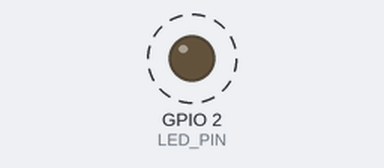
Bench run of a sketch on a simulated ESP32-S3. Shown: output pins drawn as LEDs (lit = HIGH). Dashed ring = blinking. What the sketch prints to the serial monitor is not drawn.

Above: at 0.13 s.
Timing chart, 0 to 3.0 s (numbered marks = the images above):
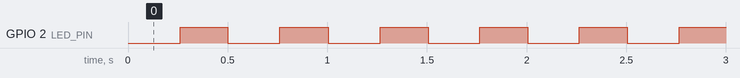

The sketch:

agv_rx.ino
```cpp
/*
 * AGV Kumanda - RX (Alici)  |  ESP32 DevKitC V4 (ESP32-D0WD)
 *
 * TX ESP32 --ESP-NOW--> RX --UART2 (GPIO25 TX)--> Arduino Mega RX1 (D19)
 *
 * Mega'ya giden satir (50 Hz):  "$L,R,F*CC\n"
 *   L, R : -255..255
 *   F    : bit0 ARM, bit1 ESTOP, bit2 LINK (RX taze paket aliyor mu)
 *   CC   : '$' ile '*' arasindaki karakterlerin XOR'u (2 haneli hex)
 *
 * Guvenlik: 250 ms boyunca gecerli paket gelmezse Mega'ya 0,0 ve LINK=0 gider.
 * Her gecerli pakete TX'e ACK (RSSI ile) doner.
 */
#include <Arduino.h>
#include <WiFi.h>
#include <esp_now.h>
#include <esp_wifi.h>
#include <esp_arduino_version.h>

// ---------------------------------------------------------------------------
// AYARLAR
// ---------------------------------------------------------------------------
static uint8_t TX_MAC[6] = {0x00, 0x00, 0x00, 0x00, 0x00, 0x00};  // TX ESP32-S3 MAC adresini yaz (TX acilinca Seri Monitor'de yazar)

#define WIFI_CHANNEL     1        // TX ile AYNI olmali
#define MEGA_TX_PIN      25       // ESP32 TX  -> Mega D19 (RX1)
#define MEGA_RX_PIN      26       // ESP32 RX  <- Mega D18 (TX1)  (gerilim bolucu sart!)
#define MEGA_BAUD        115200
#define FORWARD_MS       20       // Mega'ya 50 Hz
#define LINK_TIMEOUT_MS  250
#define LED_PIN          2        // DevKitC'de LED yoksa sorun degil

#define FLAG_ARM   0x01
#define FLAG_ESTOP 0x02
#define FLAG_LINK  0x04
#define PKT_MAGIC  0xA5
#define ACK_MAGIC  0x5A

// ---------------------------------------------------------------------------
// PAKETLER (TX ile birebir ayni)
// ---------------------------------------------------------------------------
typedef struct __attribute__((packed)) {
  uint8_t  magic;
  uint16_t seq;
  int16_t  left;
  int16_t  right;
  uint8_t  flags;
  uint8_t  crc;
} ControlPacket;

typedef struct __attribute__((packed)) {
  uint8_t  magic;
  uint16_t lastSeq;
  int8_t   rssi;
  uint8_t  crc;
} AckPacket;

static uint8_t calcCrc(const uint8_t *d, size_t n) {
  uint8_t c = 0;
  for (size_t i = 0; i < n; i++) {
    c ^= d[i];
    c = (uint8_t)((c << 1) | (c >> 7));
  }
  return c;
}

// ---------------------------------------------------------------------------
// DURUM (callback ile loop arasinda paylasilan)
// ---------------------------------------------------------------------------
static portMUX_TYPE mux = portMUX_INITIALIZER_UNLOCKED;
static volatile int16_t  rxLeft = 0, rxRight = 0;
static volatile uint8_t  rxFlags = 0;
static volatile uint16_t rxSeq = 0;
static volatile int8_t   rxRssi = 0;
static volatile uint32_t lastPktMs = 0;
static volatile bool     ackPending = false;
static volatile uint32_t pktCount = 0, badCount = 0;

// ---------------------------------------------------------------------------
#if ESP_ARDUINO_VERSION_MAJOR >= 3
static void onRecv(const esp_now_recv_info_t *info, const uint8_t *data, int len) {
  const uint8_t *mac = info->src_addr;
  int8_t rssi = info->rx_ctrl ? (int8_t)info->rx_ctrl->rssi : 0;
#else
static void onRecv(const uint8_t *mac, const uint8_t *data, int len) {
  int8_t rssi = 0;  // 2.x cekirdekte RSSI bu callback'te yok
#endif
  if (memcmp(mac, TX_MAC, 6) != 0) { badCount++; return; }   // sadece bizim TX
  if (len != (int)sizeof(ControlPacket)) { badCount++; return; }

  ControlPacket p;
  memcpy(&p, data, sizeof(p));
  if (p.magic != PKT_MAGIC) { badCount++; return; }
  if (p.crc != calcCrc((const uint8_t *)&p, sizeof(p) - 1)) { badCount++; return; }

  portENTER_CRITICAL(&mux);
  rxLeft    = constrain(p.left,  -255, 255);
  rxRight   = constrain(p.right, -255, 255);
  rxFlags   = p.flags & (FLAG_ARM | FLAG_ESTOP);
  rxSeq     = p.seq;
  rxRssi    = rssi;
  lastPktMs = millis();
  ackPending = true;
  pktCount++;
  portEXIT_CRITICAL(&mux);
}

// ---------------------------------------------------------------------------
static void sendToMega(int16_t l, int16_t r, uint8_t f) {
  char body[24];
  int n = snprintf(body, sizeof(body), "%d,%d,%u", l, r, f);
  uint8_t cs = 0;
  for (int i = 0; i < n; i++) cs ^= (uint8_t)body[i];
  char line[32];
  snprintf(line, sizeof(line), "$%s*%02X\n", body, cs);
  Serial2.print(line);
}

// ---------------------------------------------------------------------------
void setup() {
  Serial.begin(115200);
  Serial2.begin(MEGA_BAUD, SERIAL_8N1, MEGA_RX_PIN, MEGA_TX_PIN);
  pinMode(LED_PIN, OUTPUT);

  WiFi.mode(WIFI_STA);
  WiFi.disconnect();
  esp_wifi_set_channel(WIFI_CHANNEL, WIFI_SECOND_CHAN_NONE);

  if (esp_now_init() != ESP_OK) {
    Serial.println("ERR esp_now_init basarisiz");
    while (true) { sendToMega(0, 0, 0); delay(20); }
  }
  esp_now_register_recv_cb(onRecv);

  esp_now_peer_info_t peer = {};
  memcpy(peer.peer_addr, TX_MAC, 6);
  peer.channel = WIFI_CHANNEL;
  peer.ifidx   = WIFI_IF_STA;
  peer.encrypt = false;
  esp_now_add_peer(&peer);   // ACK gondermek icin

  Serial.print("RX hazir. Kendi MAC: ");
  Serial.println(WiFi.macAddress());
}

void loop() {
  static uint32_t lastFwd = 0, lastDbg = 0;
  uint32_t now = millis();

  // ACK'i callback disinda gonder (callback icinde esp_now_send onerilmez)
  bool doAck = false;
  AckPacket a;
  portENTER_CRITICAL(&mux);
  if (ackPending) {
    ackPending = false;
    doAck = true;
    a.lastSeq = rxSeq;
    a.rssi    = rxRssi;
  }
  portEXIT_CRITICAL(&mux);
  if (doAck) {
    a.magic = ACK_MAGIC;
    a.crc   = calcCrc((const uint8_t *)&a, sizeof(a) - 1);
    esp_now_send(TX_MAC, (const uint8_t *)&a, sizeof(a));
  }

  if (now - lastFwd >= FORWARD_MS) {
    lastFwd = now;
    int16_t l, r; uint8_t f; uint32_t last;
    portENTER_CRITICAL(&mux);
    l = rxLeft; r = rxRight; f = rxFlags; last = lastPktMs;
    portEXIT_CRITICAL(&mux);

    bool link = (last != 0) && (millis() - last < LINK_TIMEOUT_MS);
    if (link) {
      sendToMega(l, r, f | FLAG_LINK);
    } else {
      sendToMega(0, 0, 0);   // baglanti yok: dur, ARM yok
    }
    digitalWrite(LED_PIN, link ? HIGH : ((now / 250) % 2));
  }

  if (now - lastDbg >= 1000) {
    lastDbg = now;
    Serial.printf("pkt/s=%lu bad=%lu L=%d R=%d F=%u rssi=%d\n",
                  (unsigned long)pktCount, (unsigned long)badCount,
                  rxLeft, rxRight, rxFlags, rxRssi);
    pktCount = 0;
  }
}
```

Measured:
- by itself, GPIO 2 (LED_PIN): alternates HIGH for 0.24 s and LOW for 0.26 s
